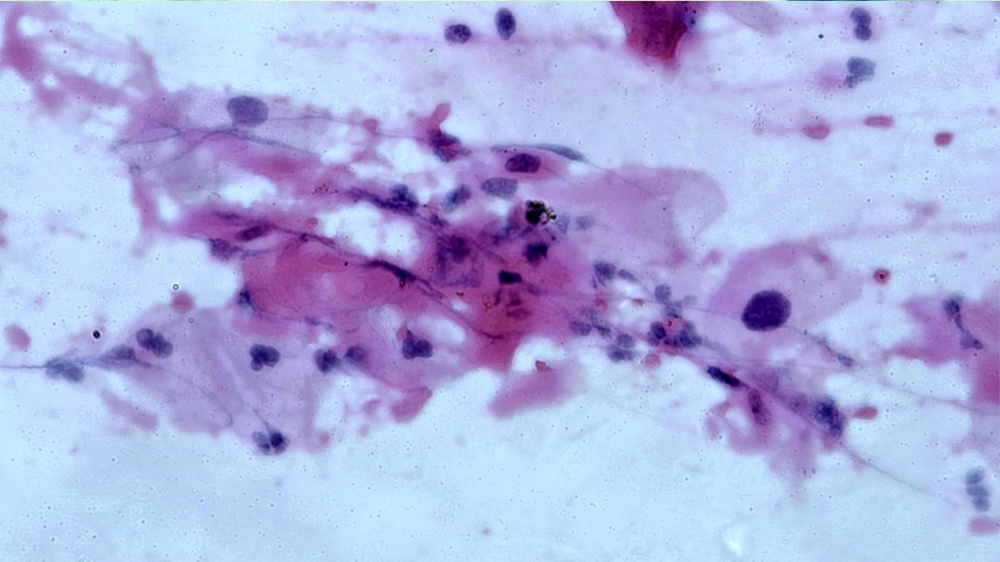
#> input picture data/1.jpg, 1000 x 562 px, shrunk from 3264 x 1836 before the run
$ jupyter execute day24.ipynb
#> lines starting #> are read from the running program, lines starting #| are printed output that depends on the picture
# Day 24 - Work with Image Data

1. Mô tả: Computer Vision là  một lĩnh vực khoa học máy tính tập trung vào việc tạo ra các hệ thống máy tính có thể hiểu và phân tích hình ảnh và video. Nó có nhiều ứng dụng trong các lĩnh vực như: Nhận diện đối tượng, xử lý ảnh Y khoa, Robotic, v.v...Có rất nhiều thư viện trong Python ể chúng ta xử lý dữ liệu ảnh, trong đ OpenCV là một trong những thư viện điển hình. Một số thao tác cơ bản khi xử lý dữ liệu ảnh như:

+ Đọc và hiển thị ảnh:
```python
img = cv2.imread("image_path",0)
# Using Matplotlib to display image
plt.imshow(img,cmap='gray')
plt.show()
```
+ Tăng/Giảm độ sáng:
```python
# Read image
import cv2
img = cv2.imread("image_path")
img = cv2.cvtColor(img,cv2.COLOR_BGR2RGB)

new_img = img.astype(np.float32)+50
new_img = np.clip(new_img,0,255)
new_img = new_img.astype(np.uint8)
```
+ Chuyển đổi không gian màu: OpenCV cung cấp nhiều hàm để chuyển đổi giữa các không gian màu khác nhau

| Hàm                       | Chuyển đổi           | Mô tả                                                                             |
|---------------------------|----------------------|-----------------------------------------------------------------------------------|
| `cv2.COLOR_BGR2GRAY`      | BGR sang ảnh xám     | Chuyển đổi ảnh từ BGR sang ảnh xám.                                               |
| `cv2.COLOR_BGR2HSV`       | BGR sang HSV         | Chuyển đổi ảnh từ BGR sang không gian màu HSV (Hue, Saturation, Value).            |
| `cv2.COLOR_BGR2RGB`       | BGR sang RGB         | Chuyển đổi ảnh từ BGR sang không gian màu RGB (R - Red, G - Green, B - Blue).      |

# 2. Bài tập

[cell 1]
import cv2
import matplotlib.pyplot as plt
import numpy as np

Câu 1: hãy đọc và hiển thị ảnh có tên 1.jpg trong tập dữ liệu trên

[cell 2]
img = cv2.imread('data/1.jpg')
#> img is the input picture: shape (562, 1000, 3); mean B, G, R 224.2, 177.1, 172.5
plt.imshow(img)

Câu 2: Chuyển ảnh màu thành xám và hiển thị

[cell 3]
img_gray = cv2.cvtColor(img, cv2.COLOR_RGB2GRAY)
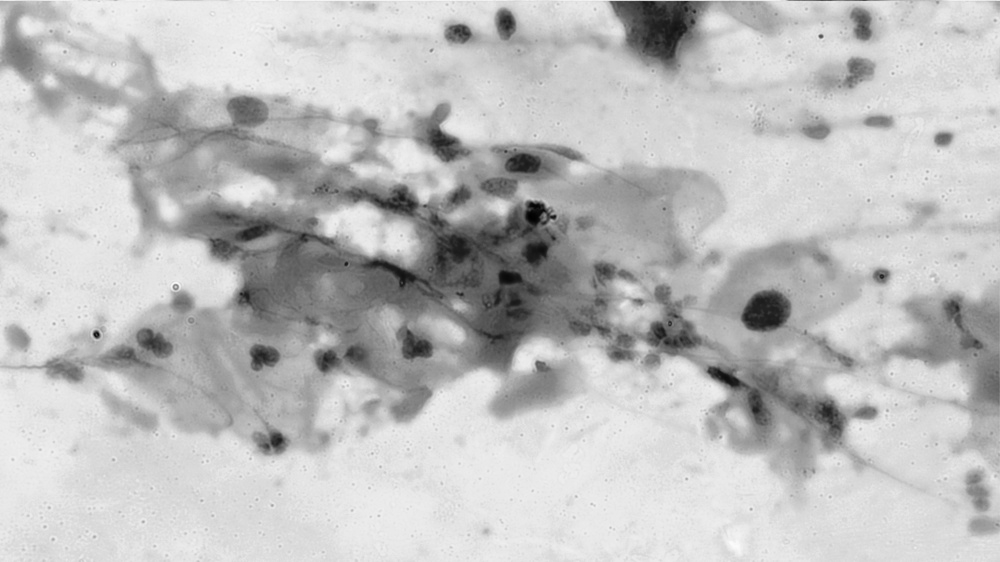
#> img_gray: shape (562, 1000); min 0, max 251, mean 190.7
plt.imshow(img_gray)

Câu 3: Tăng cường độ sáng ảnh màu lên 50 đơn vị và giảm cường độ sáng xuống 80 đơn vị(Trên ảnh màu gốc ban đầu) và hiển thị, câu hỏi mở rộng: cắt 1 phần ảnh nhỏ trong ảnh gốc tại tọa độ tùy ý.

[cell 4]
img_rgb = cv2.cvtColor(img, cv2.COLOR_BGR2RGB)
plt.title('Original Image')
plt.imshow(img_rgb)
plt.show()

img_brightness = img_rgb.astype(np.float32) + 50
img_brightness = np.clip(img_brightness, 0, 255)
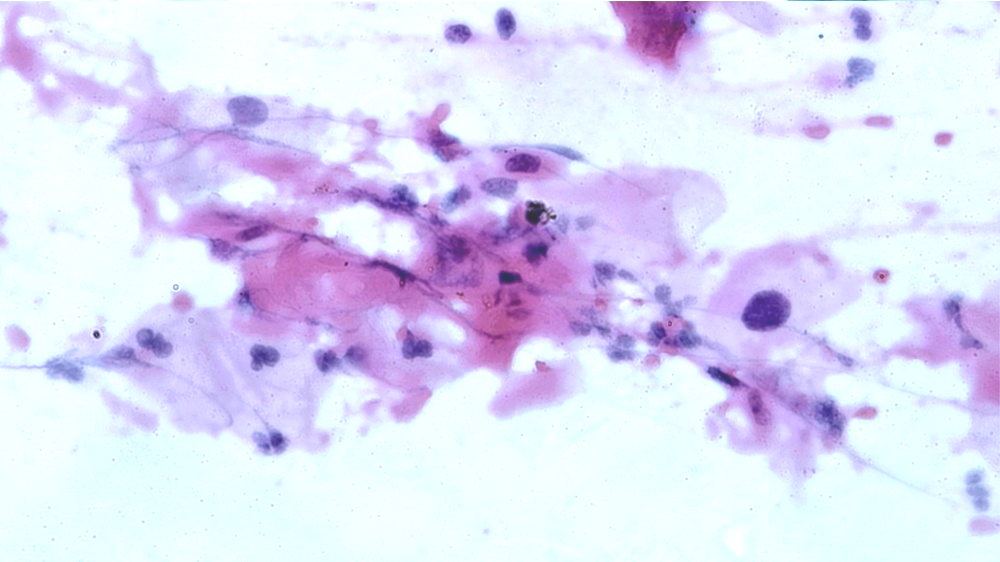
#> img_brightness: shape (562, 1000, 3) float32; mean R, G, B 222.5, 221.5, 247.3
img_brightness = img_brightness.astype(np.uint8)

plt.title("Brightness image")
plt.imshow(img_brightness)
plt.show()

img_darkness = img_rgb.astype(np.float32) - 80
img_darkness = np.clip(img_darkness, 0, 255)
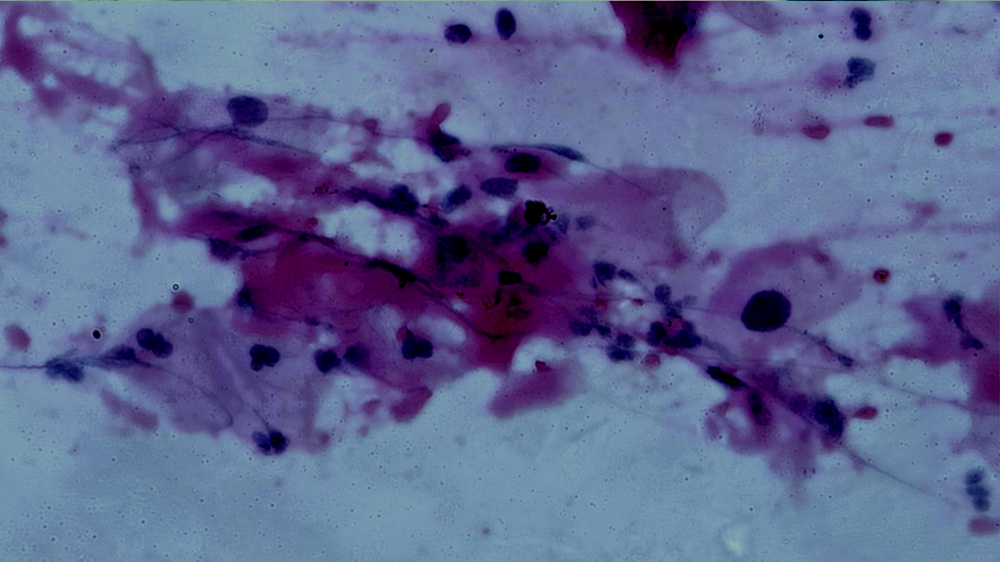
#> img_darkness: shape (562, 1000, 3) float32; mean R, G, B 92.9, 99.4, 144.3
img_darkness = img_darkness.astype(np.uint8)

plt.title("Darkness image")
plt.imshow(img_darkness)
plt.show()

Câu mở rộng: cắt 1 phần ảnh nhỏ trong ảnh gốc tại tọa độ tuỳ ý

Với thuộc tính shape của ảnh ta biết được max x = 3264 và max y = 1836

[cell 5]
img.shape
#> Out = (562, 1000, 3)

[cell 6]
x_start = 250
y_start = 250
x_end = img.shape[1]-250
#> x_end = 750
y_end = img.shape[0]-250
#> y_end = 312

roi = img[x_start:x_end, y_start:y_end]
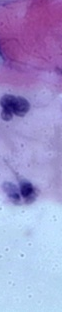
#> roi: shape (312, 62, 3); mean B, G, R 205.6, 150.1, 160.6
cv2.imshow("Ảnh đã cắt",roi)
cv2.waitKey(0)
cv2.destroyAllWindows()

$ run again, with data/10.jpg copied over data/1.jpg
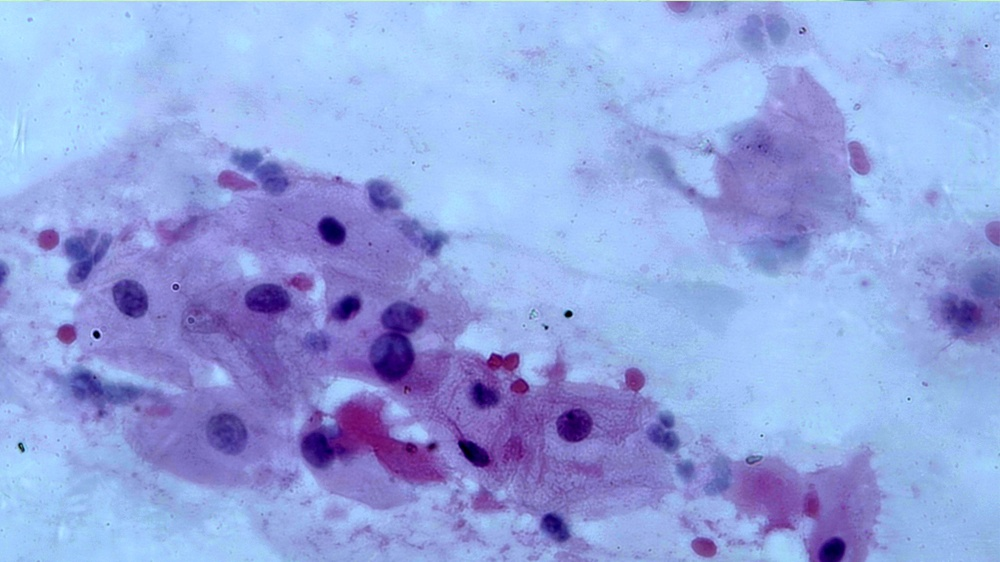
#> input picture data/10.jpg, 1000 x 562 px, shrunk from 3264 x 1836 before the run
#> img is the input picture: shape (562, 1000, 3); mean B, G, R 224.5, 164.2, 147.4
#> `img_darkness = np.clip(img_darkness, 0, 255)`:
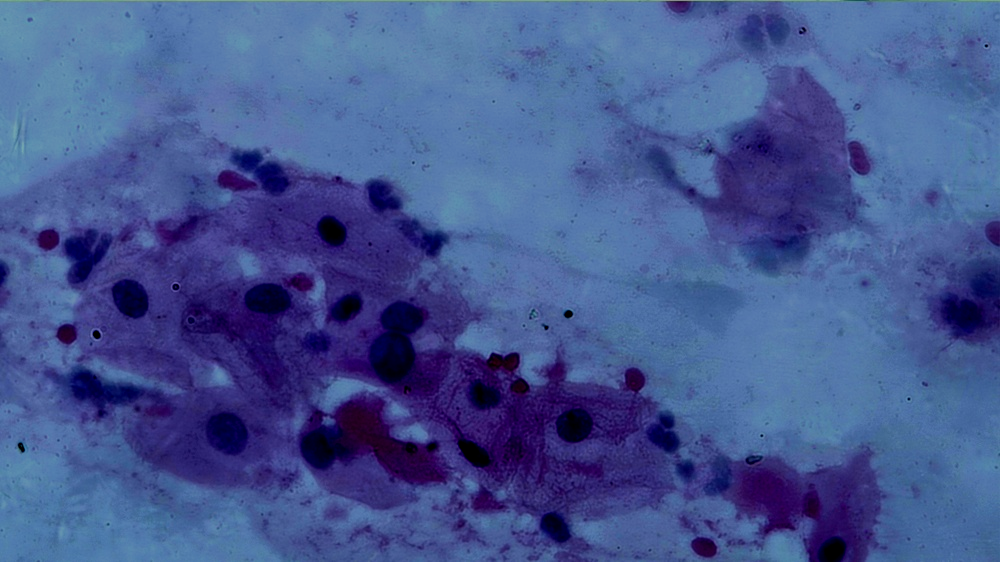
#> img_darkness: shape (562, 1000, 3) float32; mean R, G, B 68, 86.1, 144.6
#> `roi = img[x_start:x_end, y_start:y_end]`:
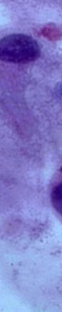
#> roi: shape (312, 62, 3); mean B, G, R 200, 124.4, 128.7

$ run again, with data/2.jpg copied over data/1.jpg
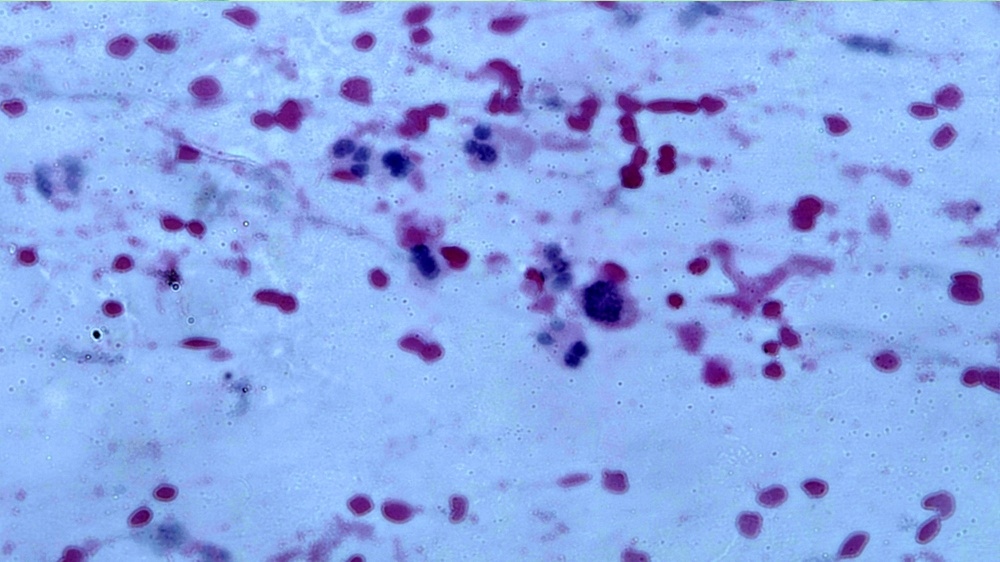
#> input picture data/2.jpg, 1000 x 562 px, shrunk from 3264 x 1836 before the run
#> img is the input picture: shape (562, 1000, 3); mean B, G, R 233.7, 169.8, 140.3
#> `img_darkness = np.clip(img_darkness, 0, 255)`:
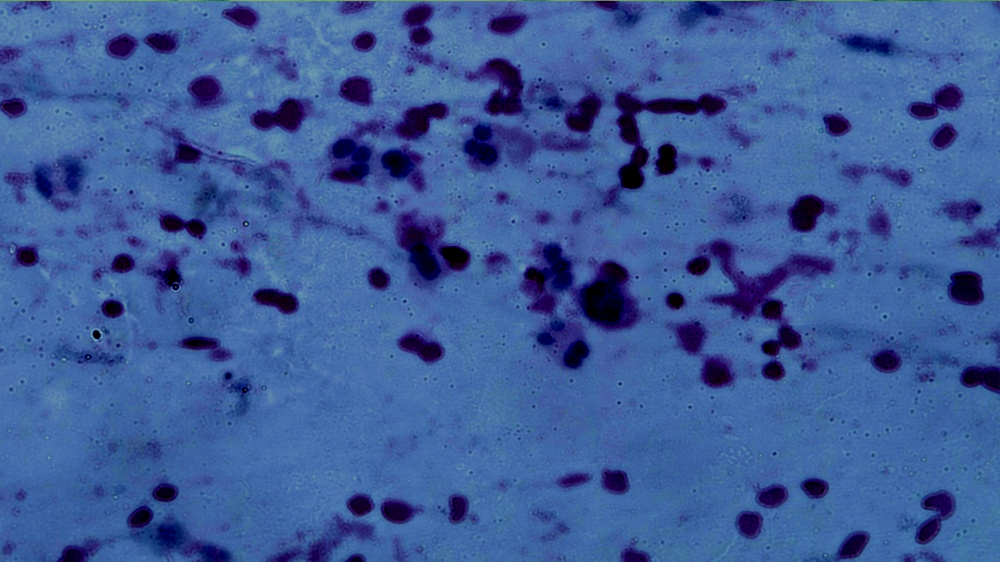
#> img_darkness: shape (562, 1000, 3) float32; mean R, G, B 60.8, 92.2, 153.7
#> `roi = img[x_start:x_end, y_start:y_end]`:
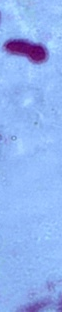
#> roi: shape (312, 62, 3); mean B, G, R 241.4, 179, 143.7

$ run again, with data/3.jpg copied over data/1.jpg
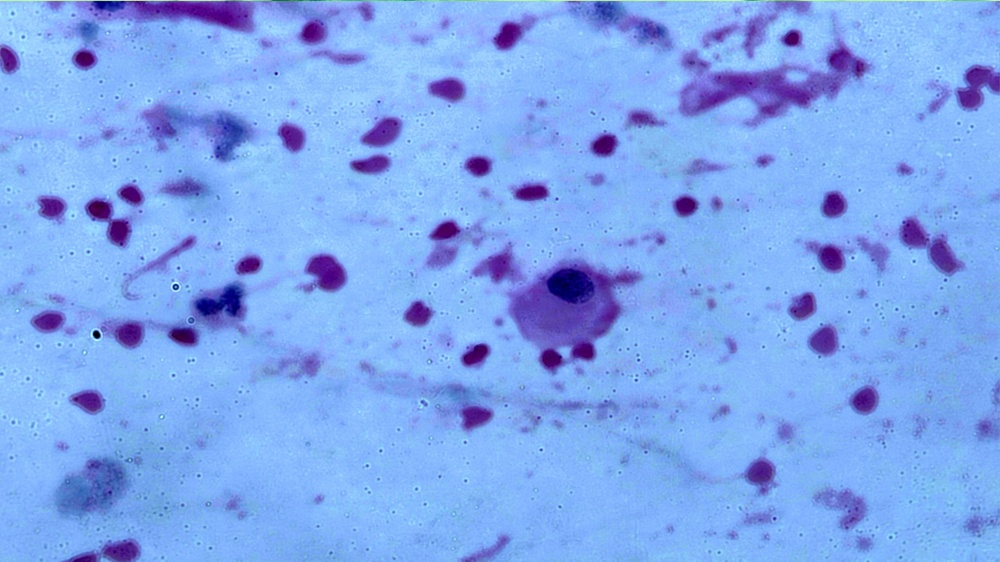
#> input picture data/3.jpg, 1000 x 562 px, shrunk from 3264 x 1836 before the run
#> img is the input picture: shape (562, 1000, 3); mean B, G, R 239.4, 167.4, 126.7
#> `img_darkness = np.clip(img_darkness, 0, 255)`:
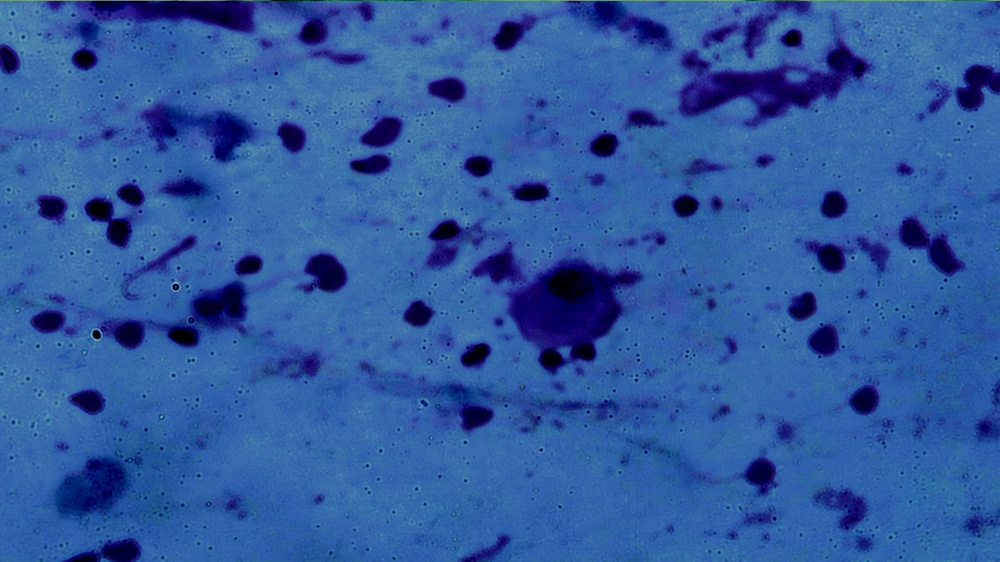
#> img_darkness: shape (562, 1000, 3) float32; mean R, G, B 47.2, 89.6, 159.5
#> `roi = img[x_start:x_end, y_start:y_end]`:
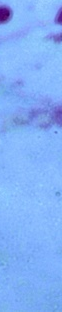
#> roi: shape (312, 62, 3); mean B, G, R 246.6, 176.1, 129.8
